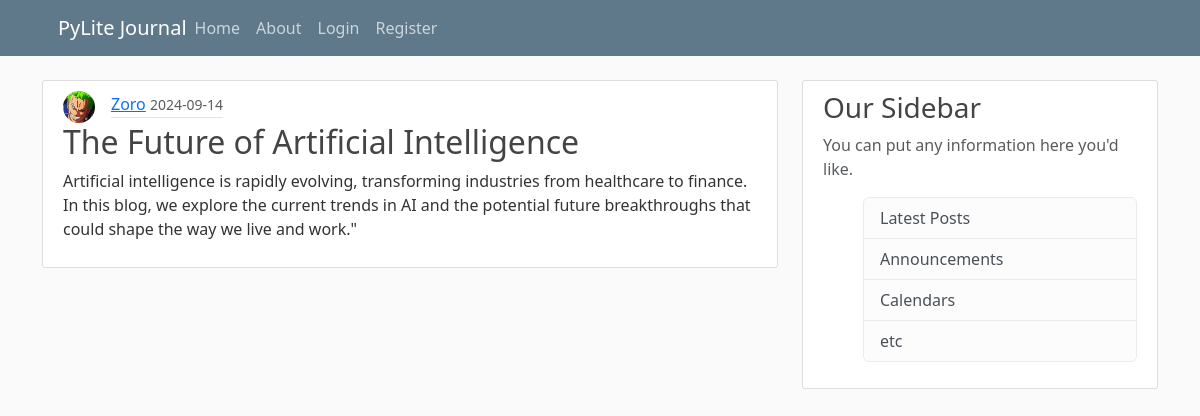
The app's page /post/4 with its own data.
### flask_blog/models.py (models this page shows, shortened)
class User(db.Model, UserMixin):
  id = db.Column(db.Integer, primary_key=True)
  username = db.Column(db.String(20), unique=True, nullable=False)
  email = db.Column(db.String(120), unique=True, nullable=False)
  image_file = db.Column(db.String(20), nullable=False, default='default.jpg')
  password = db.Column(db.String(60), nullable=False)
  posts = db.relationship('Post', backref='author', lazy=True)

class Post(db.Model):
  id = db.Column(db.Integer, primary_key=True)
  title = db.Column(db.String(100), nullable=False)
  date = db.Column(db.DateTime, nullable=False, default=datetime.now)
  content = db.Column(db.Text, nullable=False)
  user_id = db.Column(db.Integer, db.ForeignKey('user.id'), nullable=False)

### flask_blog/routes.py (the view)
@app.route('/post/<int:post_id>', methods=['GET', 'POST'])
def post(post_id):
  post = Post.query.get_or_404(post_id)
  return render_template('post.html', title=post.title, post=post)

### flask_blog/templates/post.html (shortened to what this page needs)
{% extends "layout.html" %}
{% block content %}
  <article class="media content-section">
    <div class="media-body">
      <div style="display: flex; align-items: center;">
        <img class="rounded-circle article-img"
          src="{{ url_for('static', filename='profile_pictures/' + post.author.image_file) }}" alt=""
          style="width: 2rem; height: 2rem;">
        <div class="article-metadata">
          <a class="mr-2" href="#">{{ post.author.username }}</a>
          <small class="text-muted">{{ post.date.strftime('%Y-%m-%d') }}</small>
        </div>
      </div>
      <h2 class="article-title">{{ post.title }}</h2>
      <p class="article-content">{{ post.content }}</p>
    </div>
  </article>
{% endblock content %}

### flask_blog/static/main.css (style rules this page uses)
body { background: #fafafa; color: #333333; margin-top: 5rem; }
h1, h2, h3, h4, h5, h6 { color: #444444; }
.content-section { background: #ffffff; padding: 10px 20px; border: 1px solid #dddddd; border-radius: 3px; margin-bottom: 20px; }
.article-title { color: #444444; }
.article-content { white-space: pre-line; }
.article-img { height: 65px; width: 65px; margin-right: 16px; }
.article-metadata { padding-bottom: 1px; margin-bottom: 4px; border-bottom: 1px solid #e3e3e3 }

### records on screen
User: image_file (picture), author.username "Zoro"
Post: date "2024-09-14", title "The Future of Artificial Intelligence", content "Artificial intelligence is rapidly evolving, transforming industries from healthcare to finance. In this blog, we explore the current trends in AI and the potential future breakthroughs that could shape the way we live and work.\""
